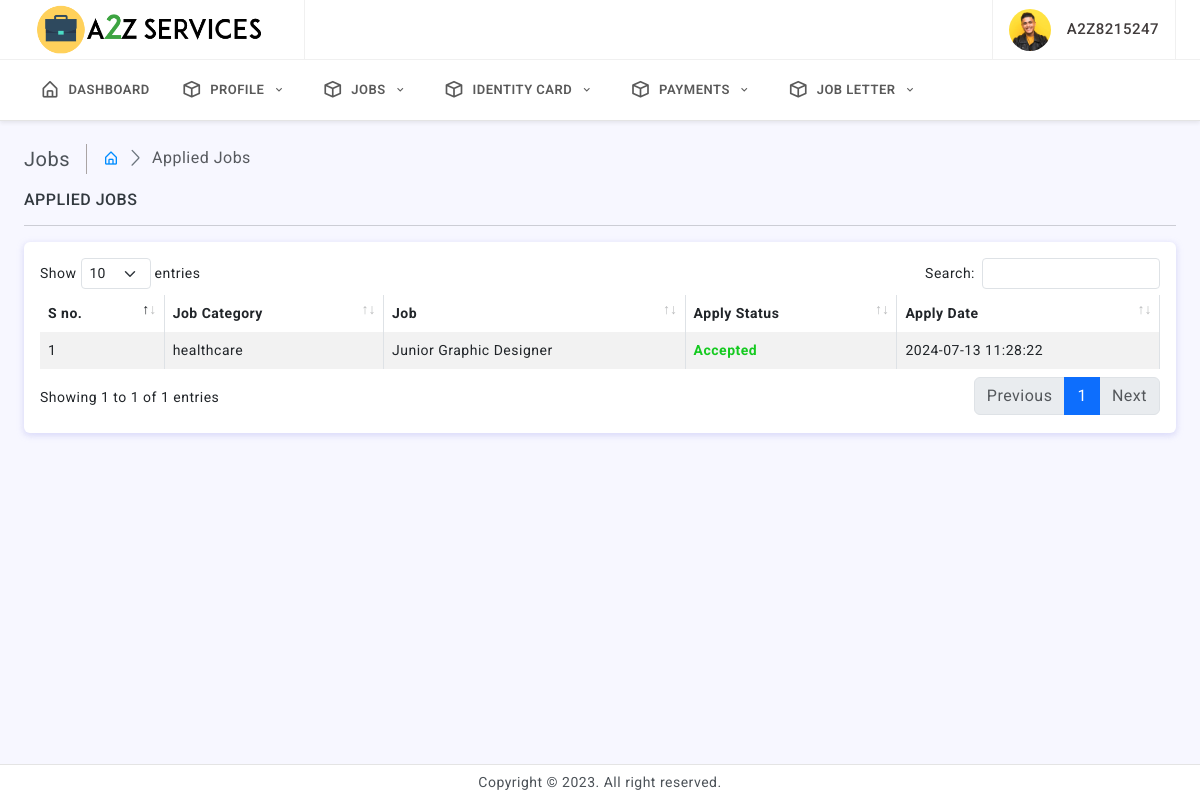
Screenshot of /user/applied-Job.php (signed in) with the database file from the repository.
### tables this page shows
CREATE TABLE `user` (
  `id` int(11) NOT NULL,
  `user_id` varchar(20) NOT NULL,
  `name` varchar(100) NOT NULL,
  `gender` tinyint(1) NOT NULL DEFAULT 0,
  `email` varchar(100) NOT NULL,
  `phone` varchar(20) NOT NULL,
  `dob` date NOT NULL,
  `father` varchar(50) NOT NULL,
  `address` varchar(200) NOT NULL,
  `photo` varchar(200) NOT NULL,
  `cv` varchar(200) NOT NULL,
  `pass` varchar(50) NOT NULL,
  `reg_date` datetime NOT NULL,
  `block_status` tinyint(1) NOT NULL DEFAULT 0,
  `job_status` tinyint(1) NOT NULL DEFAULT 0
);

CREATE TABLE `apply` (
  `id` int(11) NOT NULL,
  `company_name` varchar(100) NOT NULL,
  `user_id` varchar(20) NOT NULL,
  `name` varchar(100) NOT NULL,
  `gender` tinyint(1) NOT NULL DEFAULT 0,
  `phone` varchar(20) NOT NULL,
  `email` varchar(100) NOT NULL,
  `dob` date NOT NULL,
  `cv` varchar(200) NOT NULL,
  `category` varchar(100) NOT NULL,
  `job` varchar(100) NOT NULL,
  `a_date` datetime NOT NULL,
  `approve_status` tinyint(1) NOT NULL DEFAULT 0,
  `approve_date` datetime NOT NULL
);

### user/elements/connect.php (called while the page is built, shortened)
<?php
 if(isset($_SESSION['session_id']) && isset($_SESSION['user_id'])){
    $my_id=$_SESSION['user_id'];
 }
 else{
    header("Location:../index");
 }
?>

### user/applied-Job.php (the view, shortened to what this page needs)
<?php include("elements/connect.php");?>
<!doctype html>
<html lang="en">
<head>
	<link href="assets/plugins/simplebar/css/simplebar.css" rel="stylesheet" />
	<link href="assets/plugins/perfect-scrollbar/css/perfect-scrollbar.css" rel="stylesheet" />
	<link href="assets/plugins/metismenu/css/metisMenu.min.css" rel="stylesheet" />
	<link href="assets/plugins/datatable/css/dataTables.bootstrap5.min.css" rel="stylesheet" />
	<link href="assets/css/pace.min.css" rel="stylesheet" />
	<link href="assets/css/bootstrap.min.css" rel="stylesheet">
	<link href="assets/css/bootstrap-extended.css" rel="stylesheet">
	<link href="assets/css/app.css" rel="stylesheet">
	<link href="assets/css/icons.css" rel="stylesheet">
	<link rel="stylesheet" href="assets/css/dark-theme.css" />
	<link rel="stylesheet" href="assets/css/semi-dark.css" />
	<link rel="stylesheet" href="assets/css/header-colors.css" />
</head>
<body>
	<?php include("elements/navbar.php");?>
		<div class="page-wrapper">
			<div class="page-content">
				<div class="page-breadcrumb d-none d-sm-flex align-items-center mb-3">
					<div class="breadcrumb-title pe-3">Jobs</div>
					<div class="ps-3">
						<nav aria-label="breadcrumb">
							<ol class="breadcrumb mb-0 p-0">
								<li class="breadcrumb-item"><a href="javascript:;"><i class="bx bx-home-alt"></i></a>
								</li>
								<li class="breadcrumb-item active" aria-current="page">Applied Jobs</li>
							</ol>
						</nav>
					</div>
				</div>
				<h6 class="mb-0 text-uppercase">Applied Jobs</h6>
				<hr/>
				<div class="card">
					<div class="card-body">
						<div class="table-responsive">
							<table id="example" class="table table-striped table-bordered" style="width:100%">
								<thead>
									<tr>
									    <th>S no.</th>
										<th>Job Category</th>
										<th>Job</th>
										<th>Apply Status</th>
										<th>Apply Date</th>
									</tr>
								</thead>
								<tbody>
								<?php
                                 $a=0;
                                 $data=mysqli_query($conn,"SELECT * FROM apply WHERE user_id='$my_id' ");
                                 while($d=mysqli_fetch_array($data)){
                                  ?>
                                 <tr>
                                  <td><?php echo ++$a?></td>
                                  <td><?php echo $d['category']?></td>
								  <td><?php echo $d['job']?></td>
								  <?php
                                  if($d['approve_status'] == 0){
                                    ?>
                                    <td class="text-warning"><b>Pending</b></td>
                                    <?php
                                  }else{
                                    ?>
                                    <td class="text-success"><b>Accepted</b></td>
                                    <?php
                                  }
                                  ?>
								  <td><?php echo $d['a_date']?></td>
                                 </tr>
                                  <?php
                                 }
                                   ?>
								</tbody>
							</table>
						</div>
					</div>
				</div>
			</div>
		</div>
		<footer class="page-footer">
			<p class="mb-0">Copyright © 2023. All right reserved.</p>
		</footer>
	</div>
</body>
</html>

### user/elements/navbar.php (shortened to what this page needs)
    <?php $nav=mysqli_fetch_array(mysqli_query($conn,"SELECT * FROM user WHERE user_id='$my_id'"));?>
<div class="wrapper">
		<div class="header-wrapper">
			<header>
				<div class="topbar d-flex align-items-center">
					<nav class="navbar navbar-expand gap-3">
						<div class="topbar-logo-header d-none d-lg-flex">
							<a href="index"><div class="">
								<img src="assets/images/logo3.png" width="250" alt="logo icon">
							</div></a>
						</div>
						  <div class="top-menu ms-auto">
							<ul class="navbar-nav align-items-center gap-1">
							</ul>
						</div>
						<div class="user-box dropdown px-3">
							<a class="d-flex align-items-center nav-link dropdown-toggle gap-3 dropdown-toggle-nocaret" href="#" role="button" data-bs-toggle="dropdown" aria-expanded="false">
								<img src="assets/images/avatars/avatar-4.png" class="user-img" alt="user avatar">
								<div class="user-info">
									<p class="user-name mb-0"><?php echo $nav['user_id']?></p>
								</div>
						 	</a>
						</div>
					</nav>
				</div>
			</header>
			   <div class="primary-menu">
				   <nav class="navbar navbar-expand-lg align-items-center">
					  <div class="offcanvas offcanvas-start" tabindex="-1" id="offcanvasNavbar" aria-labelledby="offcanvasNavbarLabel">
						<div class="offcanvas-body">
						  <ul class="navbar-nav align-items-center flex-grow-1">
						    <li class="nav-item dropdown">
								<a class="nav-link " href="index" >
									<div class="parent-icon"><i class='bx bx-home-alt'></i>
									</div>
									<div class="menu-title d-flex align-items-center">Dashboard</div>
								</a>
							  </li>
							  <li class="nav-item dropdown">
								<a class="nav-link dropdown-toggle dropdown-toggle-nocaret" href="javascript:;" data-bs-toggle="dropdown">
									<div class="parent-icon"><i class='bx bx-cube'></i>
									</div>
									<div class="menu-title d-flex align-items-center">Profile</div>
									<div class="ms-auto dropy-icon"><i class='bx bx-chevron-down'></i></div>
								</a>
							  </li>
							  <li class="nav-item dropdown">
								<a class="nav-link dropdown-toggle dropdown-toggle-nocaret" href="javascript:;" data-bs-toggle="dropdown">
									<div class="parent-icon"><i class='bx bx-cube'></i>
									</div>
									<div class="menu-title d-flex align-items-center">Jobs</div>
									<div class="ms-auto dropy-icon"><i class='bx bx-chevron-down'></i></div>
								</a>
							  </li>
							  <li class="nav-item dropdown">
								<a class="nav-link dropdown-toggle dropdown-toggle-nocaret" href="javascript:;" data-bs-toggle="dropdown">
									<div class="parent-icon"><i class='bx bx-cube'></i>
									</div>
									<div class="menu-title d-flex align-items-center">Identity Card</div>
									<div class="ms-auto dropy-icon"><i class='bx bx-chevron-down'></i></div>
								</a>
							  </li>
							  <?php
							  $pay=mysqli_query($conn,"SELECT * FROM apply WHERE user_id='$my_id' AND approve_status='1'");
							  if(mysqli_num_rows($pay) > 0){
								?>
								<li class="nav-item dropdown">
								<a class="nav-link dropdown-toggle dropdown-toggle-nocaret" href="javascript:;" data-bs-toggle="dropdown">
									<div class="parent-icon"><i class='bx bx-cube'></i>
									</div>
									<div class="menu-title d-flex align-items-center">Payments</div>
									<div class="ms-auto dropy-icon"><i class='bx bx-chevron-down'></i></div>
								</a>
							  </li>
								<?php
							  }
							  ?>
							    <?php
                                $checking_query = mysqli_query($conn, "SELECT * FROM payment WHERE user_id='$my_id' ORDER BY id DESC LIMIT 1");
                                if (mysqli_num_rows($checking_query) > 0) {
                                    $checking = mysqli_fetch_array($checking_query);
                                        if ($checking['check_status'] == '1') {
                                            ?>
                                            <li class="nav-item dropdown">
                                                <a class="nav-link dropdown-toggle dropdown-toggle-nocaret" href="javascript:;" data-bs-toggle="dropdown">
                                                    <div class="parent-icon"><i class='bx bx-cube'></i></div>
                                                    <div class="menu-title d-flex align-items-center">Job Letter</div>
                                                    <div class="ms-auto dropy-icon"><i class='bx bx-chevron-down'></i></div>
                                                </a>
                                            </li>
                                            <?php
                                        }
                                }
                                ?>
						  </ul>
						</div>
					  </div>
				  </nav>
			</div>
		   </div>

### user/assets/css/app.css (style rules this page uses)
body { font-size: 14px; color: #4c5258; letter-spacing: 0.5px; background-color: #f7f7ff; font-family: 'Roboto', sans-serif; }
a { text-decoration: none; }
.wrapper { width: 100%; position: relative; }
.topbar-logo-header { width: auto; align-items: center; padding: 0 30px 0 0; height: 60px; border-right: 1px solid #f0f0f0; }
.topbar { position: fixed; top: 0; left: 0; right: 0; height: 60px; background: #ffffff; border-bottom: 1px solid #f0f0f0; z-index: 10; }
.topbar .navbar { width: 100%; height: 60px; padding-left: 1.5rem; padding-right: 1.5rem; }
.page-wrapper { height: 100%; margin-top: 120px; margin-bottom: 30px; margin-left: 0px; }
.page-content { padding: 1.5rem; }
.page-footer { background: #ffffff; left: 0px; right: 0; bottom: 0; position: fixed; text-align: center; padding: 7px; font-size: 14px; border-top: 1px solid #e4e4e4; z-index: 3; }
.primary-menu .navbar .navbar-nav .nav-item { width: 100%; }
.primary-menu .navbar .navbar-nav a.nav-link { display: flex; align-items: center; justify-content: start; gap: 0.5rem; font-size: 16px; border-radius: 0; padding: 0.25rem 1rem; margin: 2px 0rem; border-bottom: 1px solid #e3e3e3; }
.primary-menu .navbar .navbar-nav a.nav-link:first-child { margin-left: 0; }
.primary-menu .navbar .navbar-nav a.nav-link:last-child { margin-right: 0; }
.primary-menu .navbar .navbar-nav a .parent-icon { font-size: 20px; }
@media screen and (min-width:992px) { .primary-menu .navbar .navbar-nav a.nav-link { border-radius: 6px; margin: 0px 0.3rem; border-bottom: 0px solid #e3e3e3; } }
@media screen and (min-width:992px) { .primary-menu .navbar { position: fixed; top: 60px; right: 0; left: 0; z-index: 9; border-bottom: 1px solid #e4e4e4; box-shadow: 0 .125rem .25rem rgba(0, 0, 0, .075)!important; background: #ffffff; padding: 10px 1.5rem; } }
@media screen and (min-width:992px) { .primary-menu .navbar .navbar-nav .nav-item { width: auto; } }
.breadcrumb-title { font-size: 20px; border-right: 1.5px solid #aaa4a4; }
.page-breadcrumb .breadcrumb li.breadcrumb-item { font-size: 16px; }
.page-breadcrumb .breadcrumb-item+.breadcrumb-item::before { display: inline-block; padding-right: .5rem; color: #6c757d; font-family: 'LineIcons'; content: "\ea5c"; }
.dropend .dropdown-toggle-nocaret:after, .dropdown-toggle-nocaret:after { display: none }
.user-img { width: 42px; height: 42px; border-radius: 50%; border: 0 solid #e5e5e5; padding: 0; }
.user-info .user-name { font-size: 15px; font-weight: 500; color: #413c3c; }
.user-box { display: flex; align-items: center; height: 60px; border-left: 1px solid #f0f0f0; border-right: 1px solid #f0f0f0; }

### user/elements/navbar.php (style rules this page uses)
.primary-menu .navbar .navbar-nav a.nav-link { font-size: 13px; text-transform: uppercase; font-weight: 600; }

### rows the page displays
user: user "A2Z8215247"
apply: category "healthcare", job "Junior Graphic Designer", approve_status "Accepted", a_date "2024-07-13 11:28:22"
